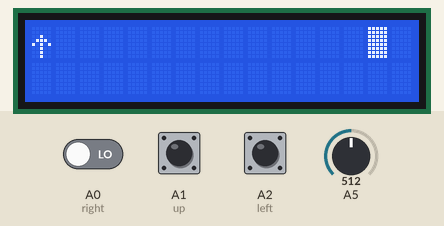
Simulated run of this sketch. Board: Arduino Uno, built with avr-gcc and run on an emulated ATmega328P. Shown: 16×2 character LCD. The test bench sets the inputs (shaded band); at power-on: A1 (up) LOW, A5 = 512, A0 (right) LOW, A2 (left) LOW. Random numbers use the default seed unless the sketch sets one.

Above: at 7.6 s.
7.7 s: A1 (up) pulled HIGH for 0.15 s
At 8.3 s:
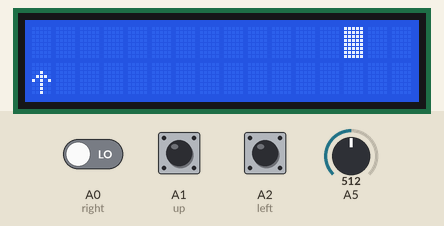
10.5 s: A5 set to 19
14.5 s: A5 set to 17
At 15.5 s:
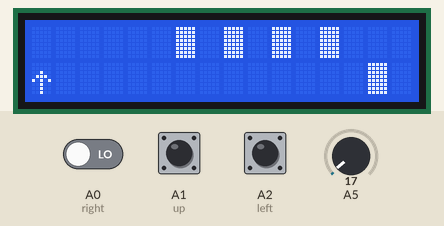
18.5 s: A1 (up) pulled HIGH for 1 s
At 22.2 s:
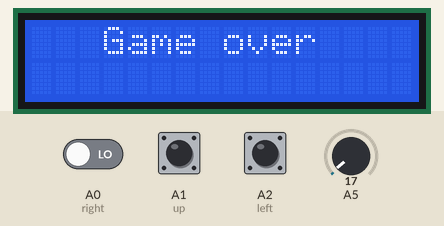
22.5 s: A0 (right) driven HIGH and A1 (up) driven HIGH
At 27.4 s:
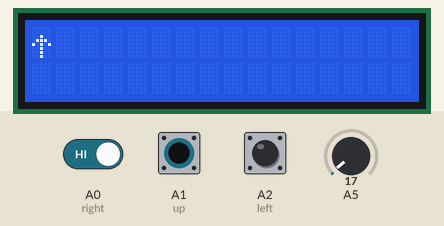
Timing chart, 0 to 28.9 s (numbered marks = the images above; inputs shaded):
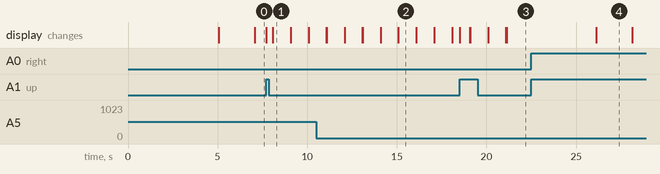

The sketch:

Game_developing.ino
```cpp
/*
 * LCD RS pin to digital pin 2
 * LCD Enable pin to digital pin 3
 * LCD D4 pin to digital pin 4
 * LCD D5 pin to digital pin 5
 * LCD D6 pin to digital pin 6
 * LCD D7 pin to digital pin 7
 * LCD R/W pin to ground
 * 10K resistor:
 * ends to +5V and ground
 * wiper to LCD VO pin (pin 3)
 */
#include<LiquidCrystal.h>
#define rs 2
#define en 3
#define d4 4
#define d5 5
#define d6 6
#define d7 7
#define right A0 //press of the right move
#define up A1 //press of the up move
#define left A2 //press of the left move
LiquidCrystal lcd(rs,en,d4,d5,d6,d7);
  bool Game=true;
  bool n;
  int x=0;
  int y=0;
  bool pressed=false;
  unsigned long pressedTime=millis();
  int blocks[30];
  int yblock[30];
  int index=0;
  unsigned long Time;
  unsigned long TimeMove;
// this block for shape of body and the block
//////////////////////////////////////////////////////////


byte body[8] = {
  B00000,
  B00000,
  B00100,
  B01110,
  B10101,
  B00100,
  B00100,
  B00100
  };
byte block[8] = {
  B11111,
  B11111,
  B11111,
  B11111,
  B11111,
  B11111,
  B11111,
  B11111
  };


////////////////////////////////////////////////////////


void setup() {
pinMode(A0,INPUT);
pinMode(A1,INPUT);
pinMode(A2,INPUT);

  lcd.createChar(2,body);
  lcd.createChar(3,block);
  lcd.begin(16,2);
  lcd.setCursor(3,0);
  lcd.print("welcome to ");
  lcd.setCursor(3,1);
  lcd.print("the game");
  delay(5000);
  lcd.clear();
  lcd.home();
  lcd.write(2);

  Time=millis();
  TimeMove=millis();
}


void loop() {
      if(Game)
      {
                  if(millis()-TimeMove>1000)
                  { for(int i=0; i<30;i++)
                    { if(blocks[i]==0&&blocks[i+1]==0)
                        break;
                        blockoff(i);
                        if(blocks[i]==0)
                       continue;
                        blocks[i]--;
                        lcd.setCursor(blocks[i],yblock[i]);
                        lcd.write(3);
                                      }
                                           TimeMove=millis();  }


                  if(millis()-Time>2000){
                    int i =Check();

                      blocks[i]=15;

                    lcd.setCursor(blocks[i],Y(i));
                    lcd.write(3);

                    Time=millis();
                    }


if(millis()-pressedTime>200){
if(digitalRead(right)==HIGH&&!pressed){
  off();
  x++;
  lcd.setCursor(x,y);
  lcd.write(2);
  pressed=true;
  pressedTime=millis();
  }
if(digitalRead(up)==HIGH&&!pressed){
  off();
  switch(y){
  case 0: {y=1;break;}
  default: y=0; }

  lcd.setCursor(x,y);
  lcd.write(2);
  pressed=true;
pressedTime=millis();

  }
if(digitalRead(left)==HIGH&&!pressed){
  off();
  x--;
  lcd.setCursor(x,y);
  lcd.write(2);
  pressed=true;
  pressedTime=millis();
  }

if(pressed&&digitalRead(left)==LOW&&digitalRead(up)==LOW&&digitalRead(right)==LOW)
pressed=false;

}

crash();
n=true;
}

else {

  if(n)
  lcd.clear();

  lcd.setCursor(3,0);
  lcd.print("Game over");
  if(n){
  delay(5000);
  n=false;}
  lcd.setCursor(0,1);
  lcd.print("press up to start");
  if(digitalRead(up)==HIGH)
    { for (int i=0;i<30;i++)
      blocks[i]=0;
      lcd.clear();
  {   lcd.setCursor(0,0); // the start of the block
      x=0;
      y=0;
      lcd.write(2);
      Time=millis();
      TimeMove=millis();
      pressed=true;   } // this block for restarting all first conditions of the game
      Game=true;
    }
  }


}

void off(){
  lcd.setCursor(x,y);
  lcd.print(" ");

  }

  void blockoff(int i){
    lcd.setCursor(blocks[i],yblock[i]);
    lcd.print(" ");

    }

  bool crash(){
    for(int i=0;i<30;i++){
             if(blocks[i]==0&&blocks[i+1]==0)
                        break;
      if(x==blocks[i]&&y==yblock[i])
     Game=false;

      }
       return Game;
    }

    int Y(int i){
      randomSeed(analogRead(A5));
      yblock[i]=random(0,10);
      if(yblock[i]>5)
      {yblock[i]=1;
        return yblock[i];}
      yblock[i]=0;
      return yblock[i];

      }

int Check(){
  for(int i=0;i<30;i++){
   if( blocks[i]==0)
   {index=i;  break;}

    }
  return index;
  }
```

Measured:
- the behaviour switches between 19 and 18 on A5 (found by bisection; images 1 and 2)
- what the display in image 1 shows lasts 1.0 s, from 8.1 s to 9.1 s
